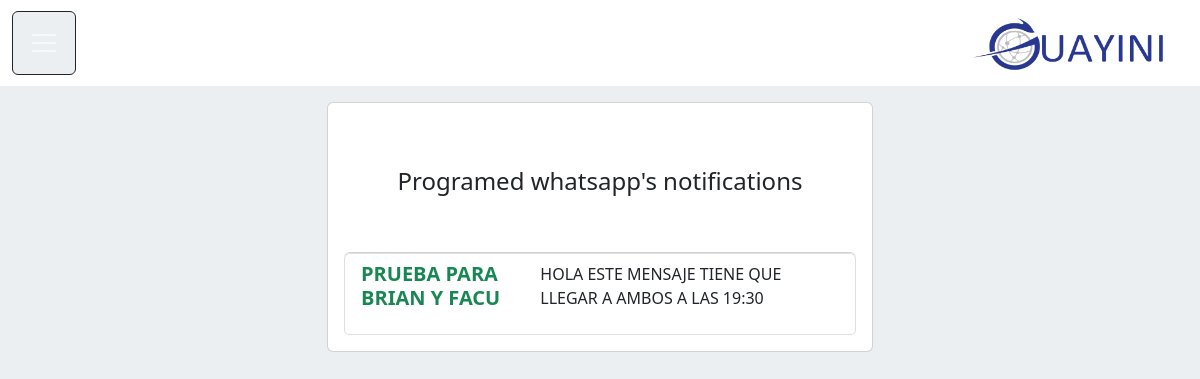
The app's page /tasks/ (signed in), older data.
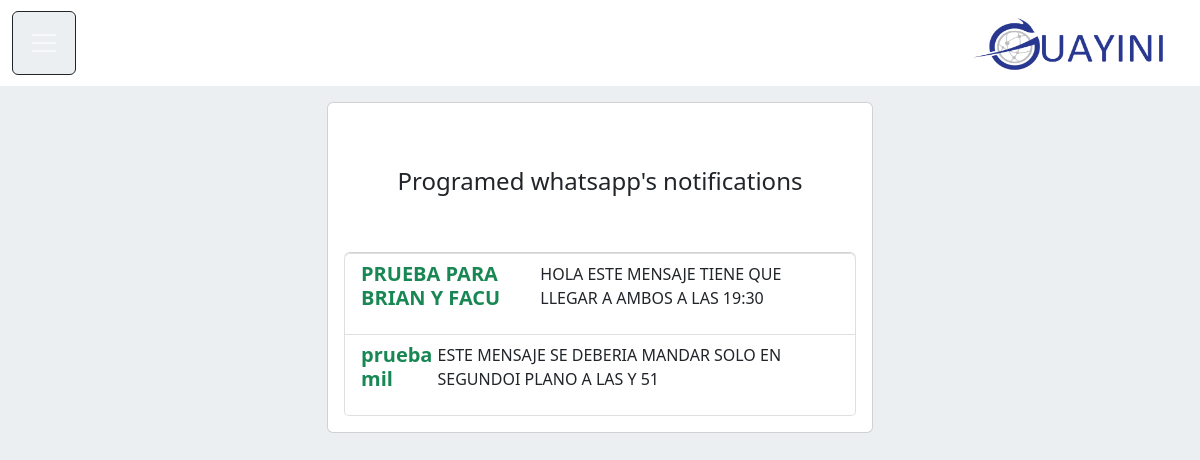
The same page, newer data.
### tasks/models.py (models this page shows, shortened)
class Task(models.Model):
    tittle = models.CharField(max_length=100)
    message = models.TextField(blank=True)
    created = models.DateTimeField(auto_now_add=True)
    datecompleted = models.DateTimeField(null=True, blank = True)
    dateprogramed = models.DateTimeField(null = True, blank = True)
    important = models.BooleanField(default=False)
    to = models.TextField(blank=True)
    user = models.ForeignKey(User, on_delete=models.CASCADE)

### tasks/views.py (the view)
# urls.py: path('tasks/', views.tasks, name='tasks'),
@login_required
def tasks(request):
    tasks = Task.objects.filter(user=request.user)
    return render(request, 'tasks.html', {'tasks': tasks})

### tasks/templates/tasks.html
{% extends 'base.html' %}
{% block content %}
  <main class="container">
    <div class="row">
      <div class="col-md-6 offset-md-3">
        <div class="card card-body mt-3">
          <h4 class="text-center display-7 py-5 text-dark">Programed whatsapp's notifications</h4>
          <ul class="list-group">
              {% for task in tasks %}
              <a class="list-group-item" href="{% url 'task_detail' task.id %}">
                <header class="d-flex justify-content-between">
                  {% if task.important %}
                  <h5 class="fw-bold text-success display-9">{{task.tittle}}</h5>
                  {% else %}
                  <h5 class="fw-bold text-success display-9">{{task.tittle}}</h5>
                  {% endif %}
                  <p>{{task.message}}</p>
                </header>
              </a>
              {% endfor %}
            </ul>
        </div>
      </div>
    </div>
  </main>
{% endblock %}

Row changes from the older to the newer data that the page shows:
added Task: tittle "prueba mil", message "ESTE MENSAJE SE DEBERIA MANDAR SOLO EN SEGUNDOI PLANO A LAS Y 51"
